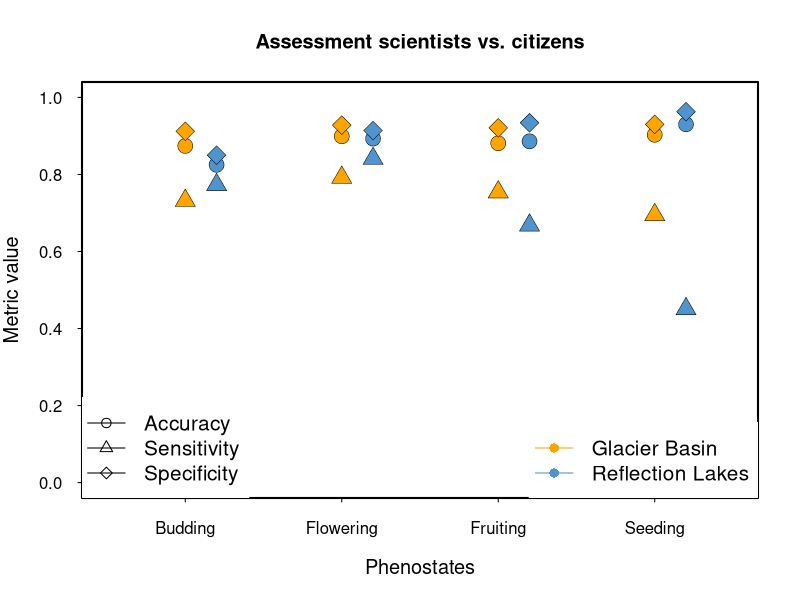

Generate this figure with R:
############################DATA PAPER MEADOWATCH###################
###DATA COMPILED BY AJI JOHN
###FIGURES AND THIS ANALYSIS: RUBÉN D. MANZANEDO. APRIL 2021#########

###################PART 5######################

##Continuation of Figure 4: Data validation comparison of scientist vs. citizen scientists

#load accuracies data
phenostates = read.csv('Accuracy per phenostate-trail.csv')
head(phenostates)
species = read.csv('Accuracy per species.csv')
head(species)

#graphical parameters
par(bty="o")
par(lwd=2)
par(tcl=-0.2)
par(las=1)
par(cex.lab=1.2)

#Figure 4a: metrics per phenostate
#set the x-axes values for plotting and a small offset for the different hikes
phenostates$Y = 1:4
phenostates$Y2 = phenostates$Y+0.2
#plot each phenostate
plot(accuracy.rl~Y, phenostates,
     pch=21,
     bg='orange',
     lwd=0.5,
     cex=2,
     ylim=c(0,1),
     xlim=c(0.5,4.5),
     main='Assessment scientists vs. citizens',
     axes=F,
     xlab='Phenostates',
     ylab='Metric value')
axis(1, labels=c('Budding','Flowering','Fruiting','Seeding'),
     at=c(1:4))
axis(2)
box()
points(accuracy.gb~Y2, phenostates,
       pch=21,
       bg='steelblue3',
       cex=2,
       lwd=0.5)

points(sensitivity.rl~Y, phenostates,
     pch=24,
     bg='orange',
     lwd=0.5,
     cex=2,
     ylim=c(0,1))
points(sensitivity.gb~Y2, phenostates,
       pch=24,
       bg='steelblue3',
       cex=2,
       lwd=0.5)

points(specificity.rl~Y, phenostates,
       pch=23,
       bg='orange',
       lwd=0.5,
       cex=2,
       ylim=c(0,1))
points(specificity.gb~Y2, phenostates,
       pch=23,
       bg='steelblue3',
       cex=2,
       lwd=0.5)
##add the legends
legend('bottomleft',
       legend=c('Accuracy', 'Sensitivity', 'Specificity'),
       pch=c(21,24,23),
       lwd=1,
       box.col='white',
       cex=1.25)
legend('bottomright',
       legend=c('Glacier Basin', 'Reflection Lakes'),
       col=c('orange','steelblue3'),
       pch=16,
       lwd=1,
       box.col='white',
       cex=1.25)
